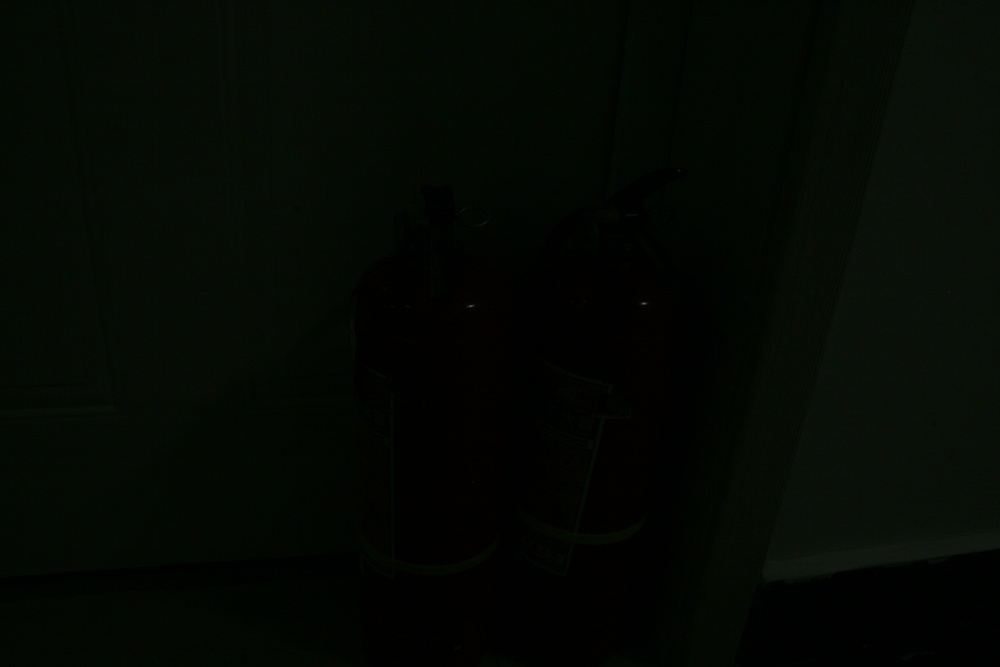
#> input picture IMG_7028.JPG, 1000 x 667 px, shrunk from 3504 x 2336 before the run
$ python dehaze_noise_reduction.py
#> lines starting #> are read from the running program, lines starting #| are printed output that depends on the picture
# -*- coding: utf-8 -*-
import cv2
import numpy as np
import matplotlib.pyplot as plt
import time

# original dark channel algorithm, refer to He's paper.
def get_dark_channel(img,win_size = 15):
	m,n = img.shape[:2]
	pad_size = np.floor(win_size/2).astype('int')
	padded_image = np.pad(img,((pad_size,pad_size),(pad_size,pad_size),(0,0)),'maximum')
	dark_channel = np.zeros((m,n),dtype = 'float')
	for i in range(0,m):
		for j in range(0,n):
			dark_channel[i,j] = np.min(padded_image[i:(i+win_size-1),j:(j+win_size-1),:])
	return dark_channel


def get_atmosphere(img, dark_channel, percent = 0.001):
	m,n = img.shape[:2]
	n_pixels = m*n
	n_search_pixels = np.floor(n_pixels * 0.001).astype('int')
	dark_vec = np.reshape(dark_channel,[n_pixels,1])
	image_vec = np.reshape(img,[n_pixels,3])
	indices = np.argsort(-dark_vec,axis =0)
	accumulator = np.zeros((1,3),dtype = float)
	for k in range(0,n_search_pixels):
		accumulator[0,:] = accumulator[0,:] + image_vec[indices[k],:]
	A = np.zeros((1,1,3),dtype = float)
	for k in range(0,3):
		A[0,0,k] = accumulator[:,k]/n_search_pixels
	return A

def dehaze_low_light(path,output = None):
#> called with path = 'IMG_7028.JPG'
	im = cv2.imread(path)
#> im is the input picture: shape (667, 1000, 3); mean B, G, R 3.1, 7.9, 4.1
	im = cv2.cvtColor(im, cv2.COLOR_BGR2RGB)
	im = im.astype('float')/255
	H,W = im.shape[:2]
#> H = 667; W = 1000
	# resize the image
	# resize_ratio = 0.5
	# im = cv2.resize(im,(H*resize_ratio,W*resize_ratio),interpolation=cv2.INTER_CUBIC)
	I = 1 - im
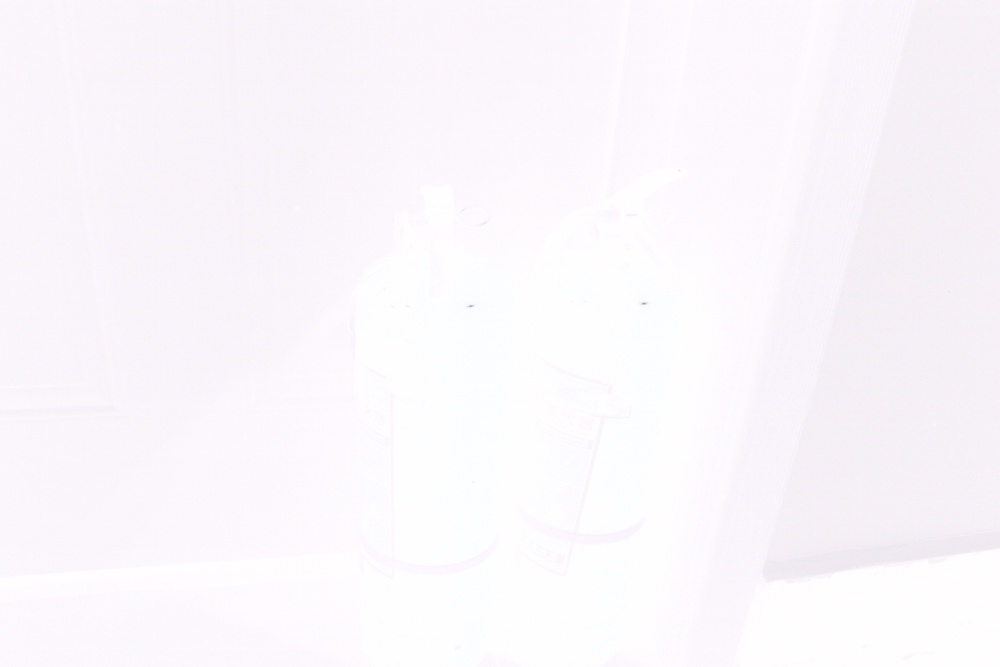
#> I: shape (667, 1000, 3) float64; mean R, G, B 0.984, 0.969, 0.988
	dark_channel = get_dark_channel(I,15)
	A = get_atmosphere(I,dark_channel)
#> after the loop in get_atmosphere, `for k in range(0,n_search_pixels):`: accumulator = [[664.6, 664.6, 664.8]]
#> after the loop in get_atmosphere, `for k in range(0,3):`: A = [[0.996, 0.996, 0.997]]
#> A = [[0.996, 0.996, 0.997]]
	r, g, b = cv2.split(I)
	Y = 0.299 * r + 0.587 * g +0.114 * b
	t = cv2.max(1 - 0.98 * Y, 0.01)
	# you can apply Median filter on t for noise reduction
	J = np.empty_like(im)
	for i in range(3):
		J[:,:,i] = (I[:,:,i]-A[0,0,i])/t[:,:] + A[0,0,i]
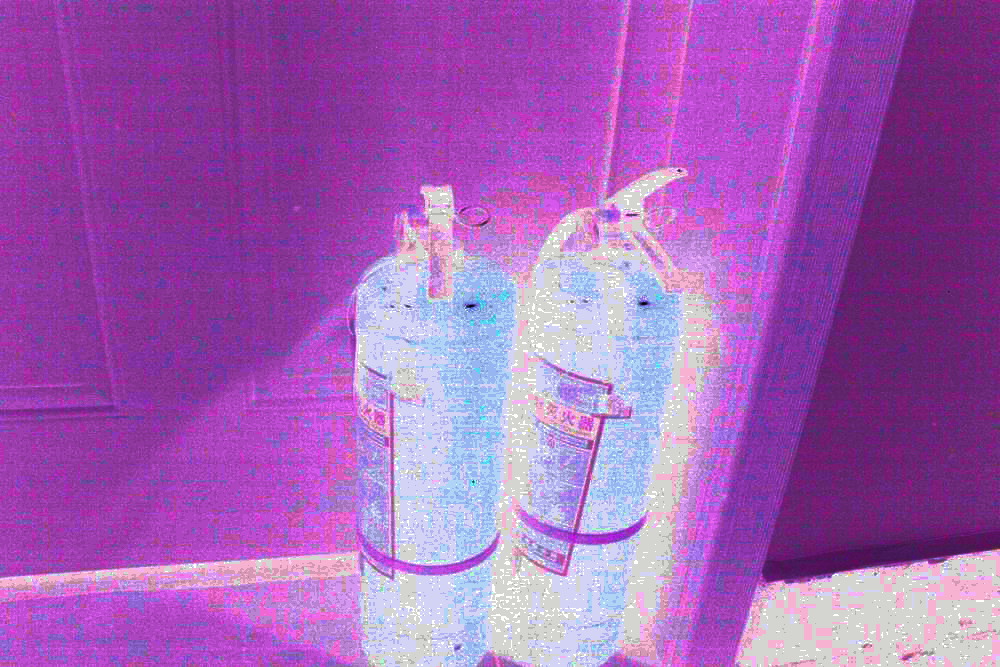
#> J: shape (667, 1000, 3) float64; mean R, G, B 0.764, 0.459, 0.851; drawn with min black and max white
	J = 1 - J
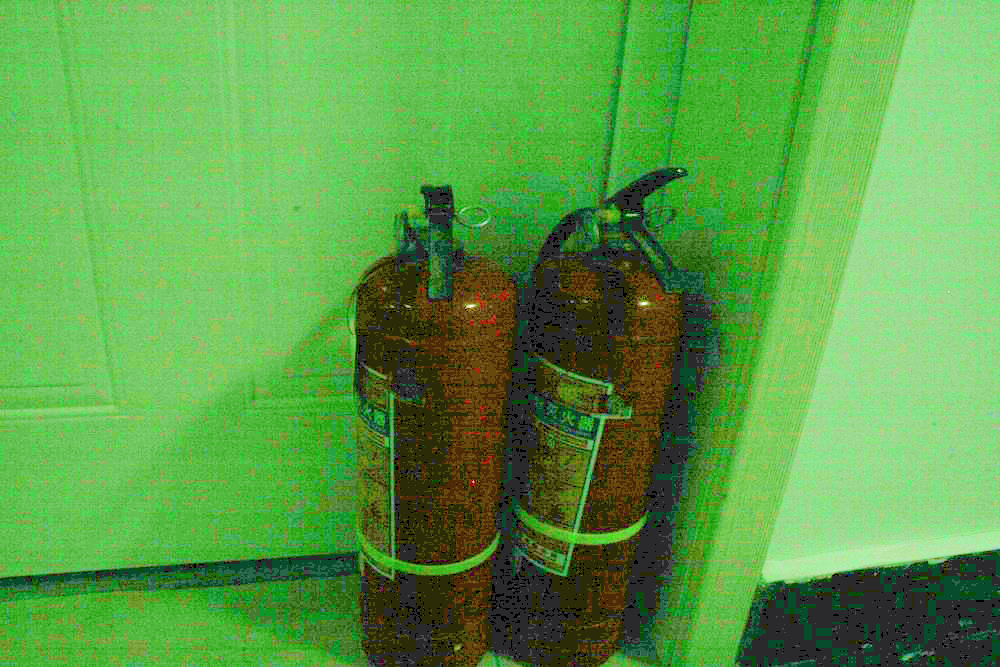
#> J: shape (667, 1000, 3) float64; mean R, G, B 0.236, 0.541, 0.149; drawn with min black and max white
	J = J * (J >= 0.0) + 0 * (~(J >=0.0))
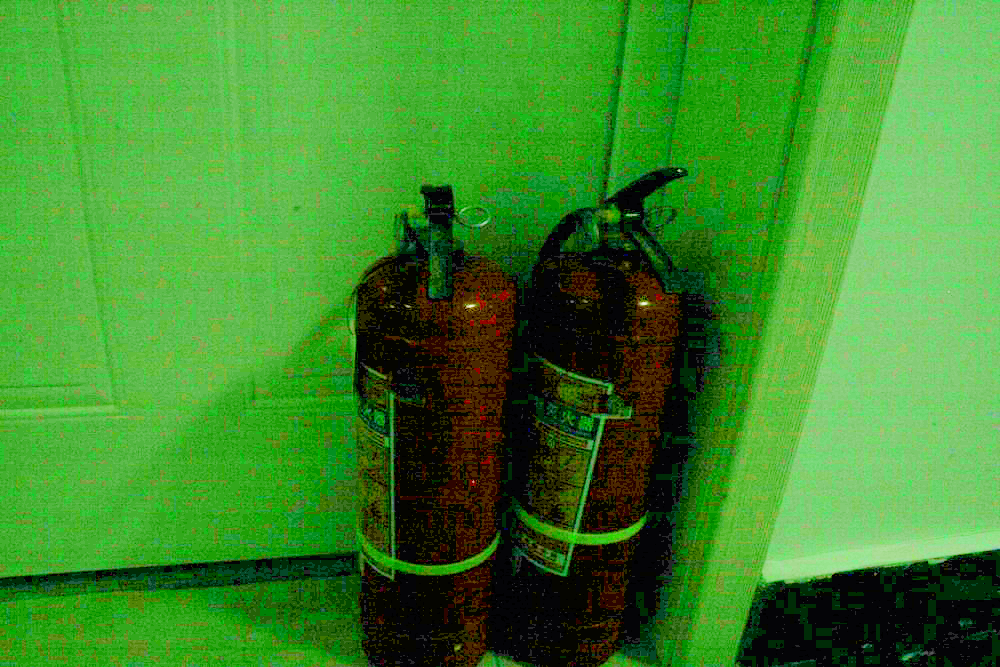
#> J: shape (667, 1000, 3) float64; mean R, G, B 0.243, 0.543, 0.172
	return J

start_time = time.time()
J = dehaze_low_light("IMG_7028.JPG")
print("dehaze_low_light time: %f"%(time.time()-start_time))
try:
	plt.imshow(J)
	plt.show()
except Exception as e:
	print("error" + str(e))
